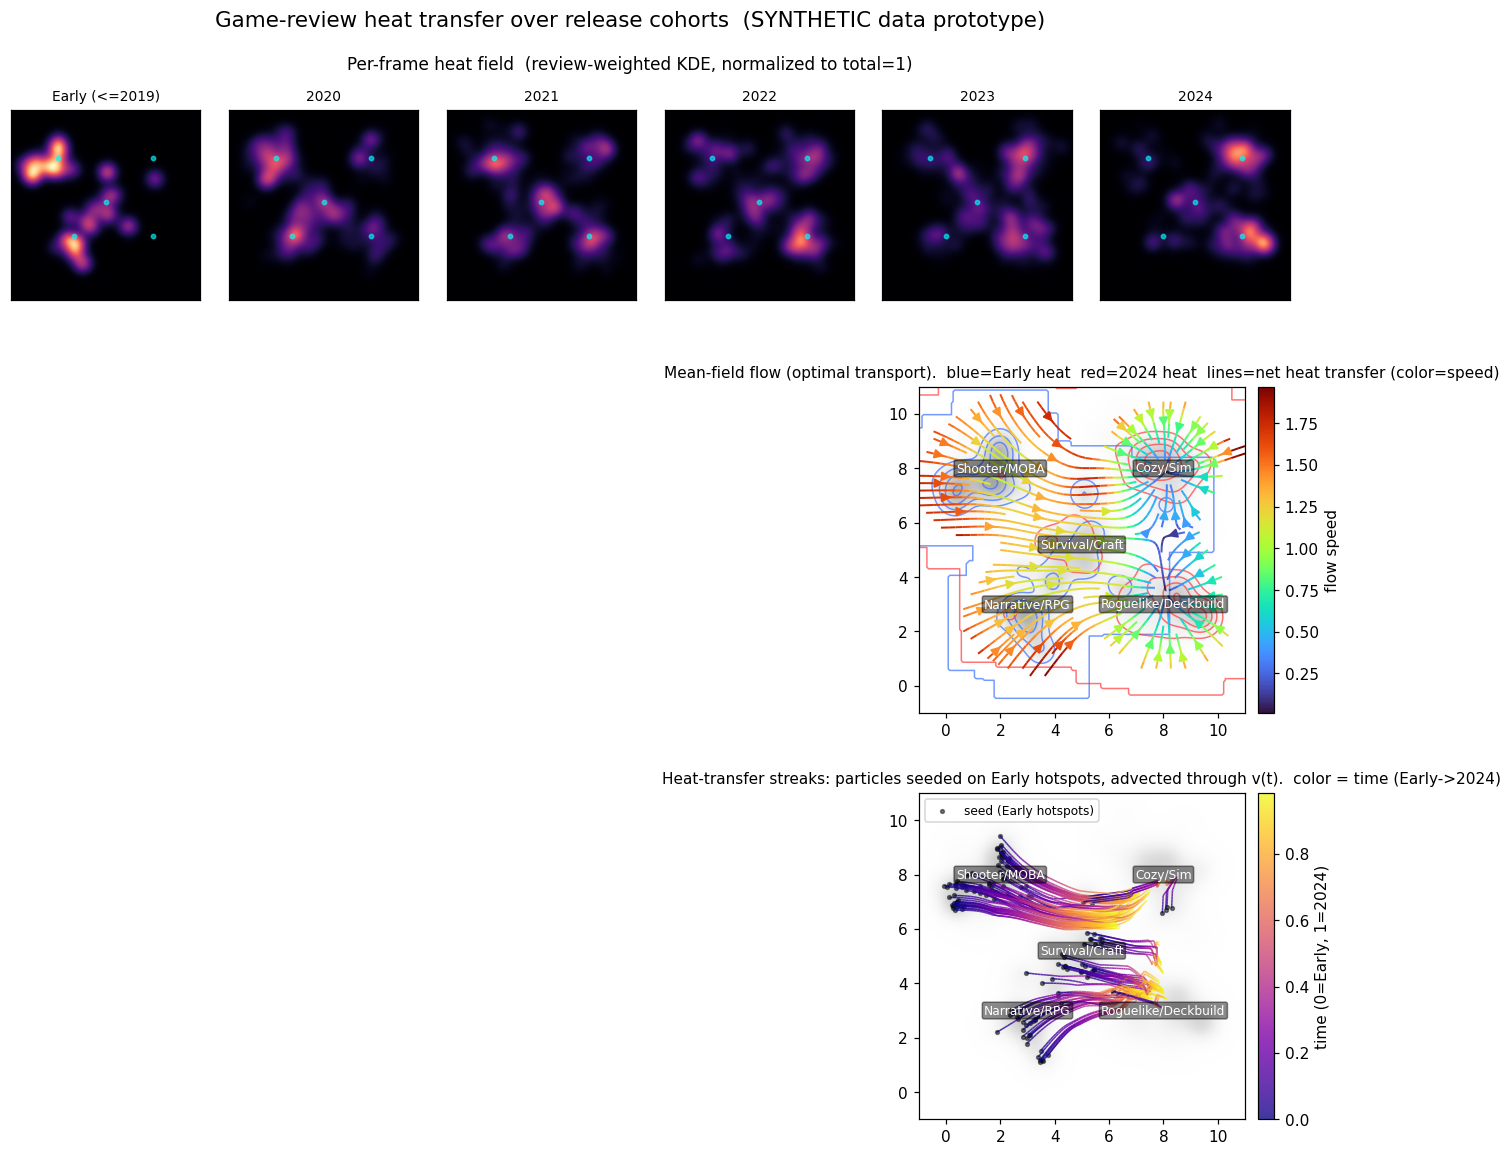

Recreate this plot in Python.
"""Prototype: heat-transfer streamlines over a (fake) game latent space.

Pipeline mirrors the real plan:
  games -> weighted points in a fixed 2D space
  per time-frame: review-weighted KDE -> heat field -> normalize to sum=1 (conservation)
  consecutive frames -> Horn-Schunck optical flow -> velocity field v
  draw: (a) mean-field streamlines (speed-colored)
        (b) particles advected through v(t), colored by time = "heat transfer"

Frames (impulse model): Early(<=2019 bundled), 2020, 2021, 2022, 2023, 2024.
Data here is SYNTHETIC, only to test the rendering.
"""
from __future__ import annotations
import numpy as np
import matplotlib
matplotlib.use("Agg")
import matplotlib.pyplot as plt
from matplotlib.collections import LineCollection
from scipy.ndimage import gaussian_filter, convolve

rng = np.random.default_rng(7)
OUT = r"C:\Users\admin\AppData\Local\Temp\claude\C--Users-admin-Documents-eval-array-latent\2169e11b-e93d-4912-ae86-dbb6eeb74343\scratchpad\heat_flow_proto.png"

# ---------------------------------------------------------------- 1. fake space
# 5 genre clusters in a pretend VICReg-2D space.
GENRES = {
    "Shooter/MOBA":        (2.0, 8.0),   # old hot (top-left)
    "Narrative/RPG":       (3.0, 3.0),   # old (bottom-left)
    "Survival/Craft":      (5.0, 5.2),   # center, steady
    "Roguelike/Deckbuild": (8.0, 3.0),   # new hot (bottom-right)
    "Cozy/Sim":            (8.0, 8.0),   # new hot (top-right)
}
CENTERS = np.array(list(GENRES.values()))
NAMES = list(GENRES)
FRAMES = ["Early (<=2019)", "2020", "2021", "2022", "2023", "2024"]

# review-weight mass share per genre per frame (rows ~sum to 1): heat drifts L->R
MASS = np.array([
    # Shoot  Narr  Surv  Rogue  Cozy
    [0.45,  0.30, 0.18, 0.04, 0.03],   # Early: old genres dominate
    [0.34,  0.22, 0.22, 0.12, 0.10],   # 2020
    [0.26,  0.17, 0.22, 0.20, 0.15],   # 2021
    [0.18,  0.12, 0.21, 0.27, 0.22],   # 2022
    [0.12,  0.08, 0.18, 0.32, 0.30],   # 2023
    [0.08,  0.05, 0.15, 0.37, 0.35],   # 2024: new genres dominate
])
# few-but-heavy early games vs many later games (the survivorship/concentration note)
N_GAMES = [45, 180, 200, 210, 200, 170]
SIGMA_POS = 0.85   # genre blob spread in data units

def make_frame_games(fi):
    pts, ws = [], []
    for gi in range(len(NAMES)):
        n = max(1, int(round(N_GAMES[fi] * MASS[fi, gi])))
        p = rng.normal(CENTERS[gi], SIGMA_POS, size=(n, 2))
        # heterogeneous per-game review counts (lognormal), scaled so genre total == MASS
        w = rng.lognormal(0.0, 0.8, size=n)
        w = w / w.sum() * MASS[fi, gi]
        pts.append(p); ws.append(w)
    return np.vstack(pts), np.concatenate(ws)

GAMES = [make_frame_games(fi) for fi in range(len(FRAMES))]

# ---------------------------------------------------------------- 2. heat grid
G = 200
XMIN, XMAX, YMIN, YMAX = -1.0, 11.0, -1.0, 11.0
xs = np.linspace(XMIN, XMAX, G)
ys = np.linspace(YMIN, YMAX, G)
CELL = xs[1] - xs[0]
KDE_SIGMA_PX = 7.0   # ~0.42 data units

def heat_field(pts, ws):
    hist = np.zeros((G, G))                      # axis0=y, axis1=x
    ix = np.clip(((pts[:, 0] - XMIN) / CELL).astype(int), 0, G - 1)
    iy = np.clip(((pts[:, 1] - YMIN) / CELL).astype(int), 0, G - 1)
    np.add.at(hist, (iy, ix), ws)
    field = gaussian_filter(hist, KDE_SIGMA_PX, mode="constant")
    field /= field.sum()                          # *** conservation: total heat == 1 ***
    return field

H = [heat_field(p, w) for p, w in GAMES]

# sanity: center-of-mass trajectory + total mass check
print("frame              total_heat   COM(x,y)")
for fi, (p, w) in enumerate(GAMES):
    com = (p * w[:, None]).sum(0) / w.sum()
    print(f"{FRAMES[fi]:18s} {H[fi].sum():.6f}    ({com[0]:.2f}, {com[1]:.2f})  games={len(w)}")

# ---------------------------------------------------------------- 3. game-level OT
def sinkhorn(a, b, C, eps, n_iter=400):
    K = np.exp(-C / eps)
    u = np.ones_like(a); v = np.ones_like(b)
    for _ in range(n_iter):
        u = a / (K @ v + 1e-300)
        v = b / (K.T @ u + 1e-300)
    return (u[:, None] * K) * v[None, :]          # transport plan P (n1 x n2)

def ot_displacement(X1, a, X2, b):
    """Barycentric OT map: per source game i, vector to its mass destination."""
    C = ((X1[:, None, :] - X2[None, :, :]) ** 2).sum(-1)   # squared dist
    eps = 0.3 * np.median(C)
    P = sinkhorn(a / a.sum(), b / b.sum(), C, eps)
    dest = (P @ X2) / (P.sum(1, keepdims=True) + 1e-300)    # barycentric proj
    return dest - X1                                        # displacement per source game

def splat_vectors(pts, vecs, ws):
    aU = np.zeros((G, G)); aV = np.zeros((G, G)); aW = np.zeros((G, G))
    ix = np.clip(((pts[:, 0] - XMIN) / CELL).astype(int), 0, G - 1)
    iy = np.clip(((pts[:, 1] - YMIN) / CELL).astype(int), 0, G - 1)
    np.add.at(aU, (iy, ix), ws * vecs[:, 0])
    np.add.at(aV, (iy, ix), ws * vecs[:, 1])
    np.add.at(aW, (iy, ix), ws)
    sig = 9.0
    aU = gaussian_filter(aU, sig); aV = gaussian_filter(aV, sig); aW = gaussian_filter(aW, sig)
    return aU, aV, aW

flows_d = []
accU = np.zeros((G, G)); accV = np.zeros((G, G)); accW = np.zeros((G, G))
for t in range(len(GAMES) - 1):
    X1, a = GAMES[t]; X2, b = GAMES[t + 1]
    disp = ot_displacement(X1, a, X2, b)
    aU, aV, aW = splat_vectors(X1, disp, a)
    U_t = aU / (aW + 1e-9); V_t = aV / (aW + 1e-9)
    flows_d.append((U_t, V_t))
    accU += aU; accV += aV; accW += aW

Umean = accU / (accW + 1e-9)
Vmean = accV / (accW + 1e-9)
SPEED = np.hypot(Umean, Vmean)
# mask streamlines to where source heat actually exists
mask = accW < (accW.max() * 0.02)
Um = np.where(mask, np.nan, Umean); Vm = np.where(mask, np.nan, Vmean)

# ---------------------------------------------------------------- 4. particle advect
def sample_field(F, x, y):
    fx = np.clip((x - XMIN) / CELL, 0, G - 1.001)
    fy = np.clip((y - YMIN) / CELL, 0, G - 1.001)
    x0 = fx.astype(int); y0 = fy.astype(int)
    dx = fx - x0; dy = fy - y0
    return (F[y0, x0]*(1-dx)*(1-dy) + F[y0, x0+1]*dx*(1-dy)
            + F[y0+1, x0]*(1-dx)*dy + F[y0+1, x0+1]*dx*dy)

# seed particles from early-frame games (weighted)
ep, ew = GAMES[0]
idx = rng.choice(len(ew), size=140, p=ew/ew.sum())
seeds = ep[idx] + rng.normal(0, 0.15, size=(140, 2))
K = 12            # substeps per transition
GAIN = 1.0
paths, tcols = [], []
for s in seeds:
    pos = s.copy(); pts = [pos.copy()]; ts = [0.0]
    for ti, (Ud, Vd) in enumerate(flows_d):
        for k in range(K):
            ux = sample_field(Ud, np.array([pos[0]]), np.array([pos[1]]))[0]
            uy = sample_field(Vd, np.array([pos[0]]), np.array([pos[1]]))[0]
            step = np.array([ux, uy]) * GAIN / K
            n = np.hypot(*step)
            if n > 0.6:                       # clip runaway
                step *= 0.6 / n
            pos = pos + step
            pts.append(pos.copy()); ts.append((ti + (k + 1) / K) / len(flows_d))
    paths.append(np.array(pts)); tcols.append(np.array(ts))

# ---------------------------------------------------------------- 5. render
fig = plt.figure(figsize=(15, 12))
gs = fig.add_gridspec(3, 6, height_ratios=[1.0, 1.6, 1.6], hspace=0.28, wspace=0.15)

# row 1: heat frames
gmax = max(h.max() for h in H)
for fi in range(6):
    ax = fig.add_subplot(gs[0, fi])
    ax.imshow(H[fi], origin="lower", extent=[XMIN, XMAX, YMIN, YMAX],
              cmap="magma", vmin=0, vmax=gmax)
    ax.scatter(CENTERS[:, 0], CENTERS[:, 1], s=8, c="cyan", alpha=0.6)
    ax.set_title(FRAMES[fi], fontsize=9)
    ax.set_xticks([]); ax.set_yticks([])
fig.text(0.5, 0.905, "Per-frame heat field  (review-weighted KDE, normalized to total=1)",
         ha="center", fontsize=11)

def label_genres(ax):
    for nm, (gx, gy) in GENRES.items():
        ax.text(gx, gy, nm, fontsize=8, ha="center", va="center",
                color="white", bbox=dict(boxstyle="round,pad=0.15", fc="black", alpha=0.45))

# row 2: mean-field streamlines
ax2 = fig.add_subplot(gs[1, :])
ax2.imshow(H[0] + H[-1], origin="lower", extent=[XMIN, XMAX, YMIN, YMAX],
           cmap="Greys", alpha=0.35)
ax2.contour(xs, ys, H[0],  levels=4, colors="#3b6fff", linewidths=1.0, alpha=0.7)
ax2.contour(xs, ys, H[-1], levels=4, colors="#ff3b3b", linewidths=1.0, alpha=0.7)
SPEEDm = np.where(mask, np.nan, SPEED)
strm = ax2.streamplot(xs, ys, Um, Vm, color=SPEEDm, cmap="turbo",
                      density=1.5, linewidth=1.3, arrowsize=1.2)
label_genres(ax2)
ax2.set_title("Mean-field flow (optimal transport).  blue=Early heat  red=2024 heat  "
              "lines=net heat transfer (color=speed)", fontsize=10)
ax2.set_xlim(XMIN, XMAX); ax2.set_ylim(YMIN, YMAX)
fig.colorbar(strm.lines, ax=ax2, fraction=0.025, pad=0.01, label="flow speed")

# row 3: time-colored particle trajectories
ax3 = fig.add_subplot(gs[2, :])
ax3.imshow(H[0] + H[-1], origin="lower", extent=[XMIN, XMAX, YMIN, YMAX],
           cmap="Greys", alpha=0.25)
segs, segc = [], []
for path, tc in zip(paths, tcols):
    for i in range(len(path) - 1):
        segs.append([path[i], path[i + 1]]); segc.append(tc[i])
lc = LineCollection(segs, array=np.array(segc), cmap="plasma", linewidth=1.0, alpha=0.8)
ax3.add_collection(lc)
ax3.scatter(seeds[:, 0], seeds[:, 1], s=6, c="black", alpha=0.5, label="seed (Early hotspots)")
label_genres(ax3)
ax3.set_title("Heat-transfer streaks: particles seeded on Early hotspots, advected through "
              "v(t).  color = time (Early->2024)", fontsize=10)
ax3.set_xlim(XMIN, XMAX); ax3.set_ylim(YMIN, YMAX)
ax3.legend(loc="upper left", fontsize=8)
fig.colorbar(lc, ax=ax3, fraction=0.025, pad=0.01, label="time (0=Early, 1=2024)")

fig.suptitle("Game-review heat transfer over release cohorts  (SYNTHETIC data prototype)",
             fontsize=14, y=0.95)
fig.savefig(OUT, dpi=110, bbox_inches="tight")
print("\nwrote", OUT)
